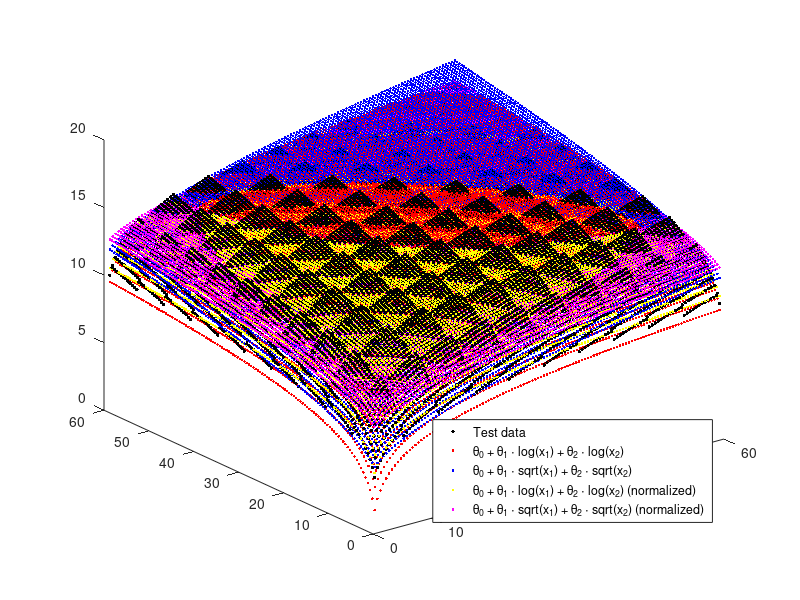
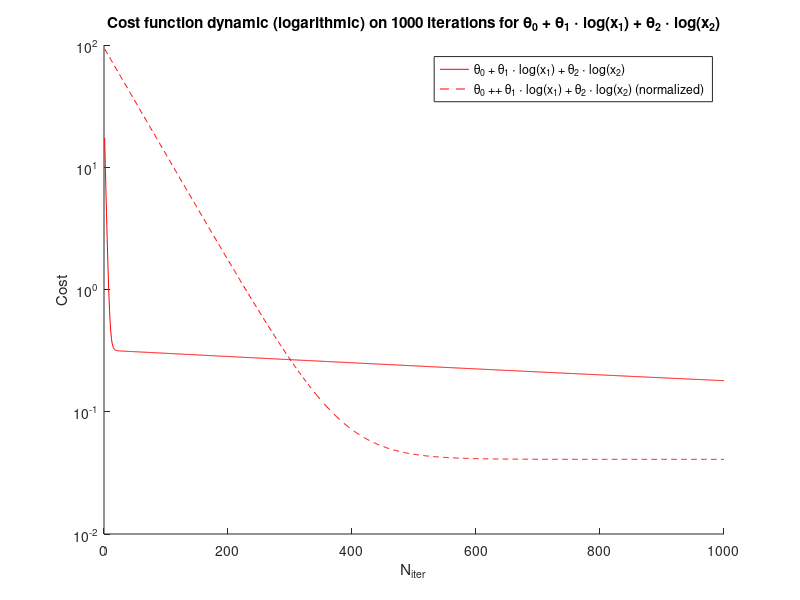
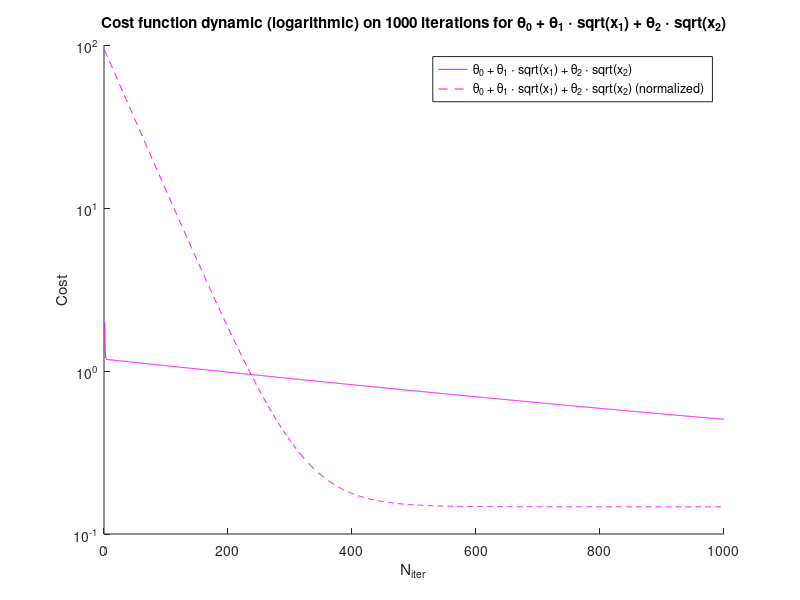

The MATLAB source for these figures, in order:
close all force;
clear;
clc;

disp("--- You are running 'f03_multivariate_regression' file now ---")

% ------------------------ Functions ------------------------

function J = cost(X, y, theta)
    J = (1 / (2*rows(X))) * (norm(X*theta - y) ^ 2 );
endfunction

function [theta, J_history] = gradientDescent(X, y, theta, alpha, iteration_count)
    m = length(X);
    for i = 1:iteration_count
        theta = theta - (alpha / m) * X' * ( X * theta - y);
        J_history(i) = cost(X, y, theta);
    endfor
endfunction

function X_norm = featureNormalize(X)
    mu = mean(X);                     % we would've also needed to return mu and sigma if new values were to be predicted
    sigma = std(X);
    X_norm = (X - mu) ./ sigma;
endfunction

% -----------------------------------------------------------


range = [1:0.5:60];

% Can also use meshgrid(), see https://stackoverflow.com/questions/7446946/how-to-generate-all-pairs-from-two-vectors-in-matlab-using-vectorised-code
x = [(ones(length(range), 1) * range)(:), (ones(length(range), 1) * range)'(:)];
x1 = x(:,1);
x2 = x(:,2);

y = (1.5 * log(x1) + log (rem(x1, 6) + 6)) + (1.5 * log(x2) + log (rem(x2, 6) + 6));     % some nice function :)
plot3(x1, x2, y, '.k', 'marker', '.', 'markersize', 8);
m = length(x);                                         % count of training examples

% Suppose we want to try approximating our function with two hypotheses:
X1 = [ones(m, 1), log(x1), log(x2)];       % 1) h_theta(x) = theta0 + theta1 * log(x1) + theta2 * log(x2)
X2 = [ones(m, 1), sqrt(x1), sqrt(x2)];     % 3) h_theta(x) = theta0 + theta1 * sqrt(x1)+ theta2 * sqrt(x2)

% Same 2 hypotheses, now with normalized values
X1_norm = [ones(m, 1), featureNormalize(log(x1)), featureNormalize(log(x2))];
X2_norm = [ones(m, 1), featureNormalize(sqrt(x1)), featureNormalize(sqrt(x2))];

theta = [0; 1; 1];                  % Let's start with theta0 = 0, theta1 = 1 and theta2 = 1

alpha = 0.01;
iteration_count = 1000;

[theta1, J_history1] = gradientDescent(X1, y, theta, alpha, iteration_count);
[theta2, J_history2] = gradientDescent(X2, y, theta, alpha, iteration_count);
[theta1_norm, J_history1_norm] = gradientDescent(X1_norm, y, theta, alpha, iteration_count);
[theta2_norm, J_history2_norm] = gradientDescent(X2_norm, y, theta, alpha, iteration_count);

hold on;                         % don't erase existing plot

plot3(x1, x2, X1*theta1, '.r');
plot3(x1, x2, X2*theta2, '.b');
plot3(x1, x2, X1_norm*theta1_norm, '.y');
plot3(x1, x2, X2_norm*theta2_norm, '.m');
legend('Test data','\theta_0 + \theta_1 \cdot log(x_1) + \theta_2 \cdot log(x_2)','\theta_0 + \theta_1 \cdot sqrt(x_1) + \theta_2 \cdot sqrt(x_2)', '\theta_0 + \theta_1 \cdot log(x_1) + \theta_2 \cdot log(x_2) (normalized)','\theta_0 + \theta_1 \cdot sqrt(x_1) + \theta_2 \cdot sqrt(x_2) (normalized)', 'location', 'southeast');

fprintf('Cost for theta0 + theta1 * log(x) = %f\n', [cost(X1, y, theta1)]);
fprintf('Cost for theta0 + theta1 * log(x) (normalized) = %f\n', [cost(X1_norm, y, theta1_norm)]);
fprintf('Cost for theta0 + theta1 * x = %f\n', [cost(X2, y, theta2)]);
fprintf('Cost for theta0 + theta1 * x (normalized) = %f \n' , [cost(X2_norm, y, theta2_norm)]);

figure (2);       % open new window
hold on;

iters1000 = [1:1000];
title('Cost function dynamic (logarithmic) on 1000 iterations for \theta_0 + \theta_1 \cdot log(x_1) + \theta_2 \cdot log(x_2)');
xlabel('N_{iter}');
ylabel('Cost');
semilogy(iters1000, J_history1(1:1000), '-r');
semilogy(iters1000, J_history1_norm(1:1000), '--r');
legend('\theta_0 + \theta_1 \cdot log(x_1) + \theta_2 \cdot log(x_2)', '\theta_0 ++ \theta_1 \cdot log(x_1) + \theta_2 \cdot log(x_2) (normalized)');

figure (3);       % open new window
hold on;

title('Cost function dynamic (logarithmic) on 1000 iterations for \theta_0 + \theta_1 \cdot sqrt(x_1) + \theta_2 \cdot sqrt(x_2)');
xlabel('N_{iter}');
ylabel('Cost');
semilogy(iters1000, J_history2(1:1000), '-m');
semilogy(iters1000, J_history2_norm(1:1000), '--m');
legend('\theta_0 + \theta_1 \cdot sqrt(x_1) + \theta_2 \cdot sqrt(x_2)','\theta_0 + \theta_1 \cdot sqrt(x_1) + \theta_2 \cdot sqrt(x_2) (normalized)');


